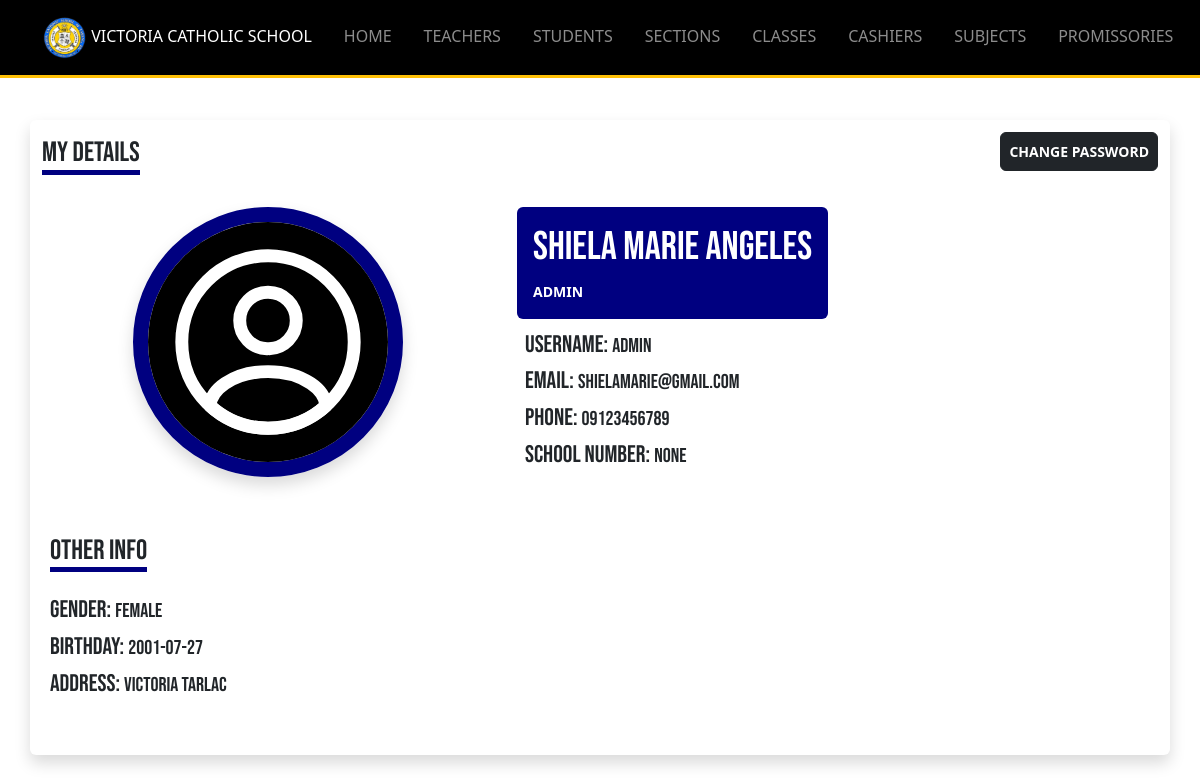
/Resources/views/admin/profiles.php (signed in), run on the app's committed database.
### tables this page shows
CREATE TABLE `users` (
  `id` int(11) NOT NULL,
  `role` varchar(255) DEFAULT NULL,
  `school_number` varchar(255) DEFAULT NULL,
  `first_name` varchar(255) DEFAULT NULL,
  `middle_name` varchar(255) DEFAULT NULL,
  `last_name` varchar(255) DEFAULT NULL,
  `email` varchar(255) DEFAULT NULL,
  `phone` varchar(20) DEFAULT NULL,
  `gender` enum('Male','Female') DEFAULT NULL,
  `birthday` date DEFAULT NULL,
  `address` text DEFAULT NULL,
  `occupation` varchar(255) DEFAULT NULL,
  `username` varchar(255) DEFAULT NULL,
  `password` varchar(255) DEFAULT NULL,
  `remember_token` varchar(100) DEFAULT NULL,
  `created_at` timestamp NOT NULL DEFAULT current_timestamp(),
  `updated_at` timestamp NOT NULL DEFAULT current_timestamp() ON UPDATE current_timestamp()
);

### Middleware/CheckIfAdmin.php (called while the page is built, shortened)
<?php
require_once $_SERVER['DOCUMENT_ROOT']."/Connections/DB_connection.php";
$role = 'admin';
$stmt = $conn->prepare("SELECT * FROM users WHERE role = ? AND id = ?");
$stmt->bind_param("si", $role, $_SESSION['id']);
$stmt->execute();
$result = $stmt->get_result();
$auth = $result->fetch_assoc();

### Resources/views/admin/profiles.php (the view, shortened to what this page needs)
<?php
require_once $_SERVER['DOCUMENT_ROOT']."/Middleware/CheckIfLoggedIn.php";
require_once $_SERVER['DOCUMENT_ROOT']."/Middleware/CheckIfAdmin.php";
require_once "../includes/header_layout.php";
?>
<body>
    <?php
        include "includes/navbar.php";
     ?>
    <div class="container mt-5">
        <div class="row justify-content-center bg-white rounded shadow pb-5">
            <div class="col-12 d-flex justify-content-between align-items-center">
                <h3 class="bebas-font mt-3 border-bottom-navy">MY DETAILS</h3>
                <a href="update-my-password.php" class="btn btn-dark btn-sm fw-bold py-2 rounded">CHANGE PASSWORD</a>
            </div>
            <div class="col-lg-5 d-flex justify-content-center mt-4">
                <img src="../../images/profile.svg" class="shadow profile-design" >
            </div>
            <div class="col-lg-7 mt-4">
                <span class="bg-primary d-block d-lg-inline-block p-3 rounded">
                    <h1 class="bebas-font text-white text-uppercase"><?php echo $auth['first_name']." ".$auth['middle_name']." ".$auth['last_name'] ?> </h1>
                    <small class="text-white fw-bold"> ADMIN </small>
                </span>
                <span class="mt-1 p-2 d-block">
                    <span class="d-block">
                        <h4 class="bebas-font text-dark d-inline-block">Username:</h4>
                        <h5 class="bebas-font d-inline-block"><?php echo $auth['username']; ?></h5>
                    </span>
                    <span class="d-block">
                        <h4 class="bebas-font text-dark d-inline-block">Email:</h4>
                        <h5 class="bebas-font d-inline-block text-uppercase"><?php echo $auth['email'] ?></h5>
                    </span>
                    <span class="d-block">
                        <h4 class="bebas-font text-dark d-inline-block">Phone:</h4>
                        <h5 class="bebas-font d-inline-block"><?php echo $auth['phone'] ?></h5>
                    </span>
                    <span class="d-block">
                        <h4 class="bebas-font text-dark d-inline-block">School Number:</h4>
                        <h5 class="bebas-font d-inline-block"><?php echo $auth['school_number'] == 0 ? 'NONE' : $auth['school_number']?></h5>
                    </span>
                </span>
            </div>
            <div class="col-md-12 mt-5 ">
                <span class="d-block px-2">
                    <h3 class="bebas-font text-dark border-bottom-navy">OTHER INFO</h3>
                    <span class="d-block pt-3">
                        <h4 class="bebas-font text-dark d-inline-block">Gender:</h4>
                        <h5 class="bebas-font d-inline-block text-uppercase"><?php echo $auth['gender']; ?></h5>
                    </span>
                    <span class="d-block">
                        <h4 class="bebas-font text-dark d-inline-block">Birthday:</h4>
                        <h5 class="bebas-font d-inline-block"><?php echo $auth['birthday']; ?></h5>
                    </span>
                    <span class="d-block">
                        <h4 class="bebas-font text-dark d-inline-block">Address:</h4>
                        <h5 class="bebas-font d-inline-block"><?php echo $auth['address']; ?></h5>
                    </span>
                </span>
            </div>
        </div>
    </div>
</body>
<?php
	require_once "../includes/includes_scripts.php";
?>

### Resources/css/style.css (style rules this page uses)
.profile-design { border-radius: 50%; object-fit: cover; width: 270px; height: 270px; border: 15px navy solid; }
.bebas-font { font-family: 'Bebas Neue', sans-serif; }
.border-bottom-navy { border-bottom: 5px solid navy !important; width: fit-content; }
.bg-primary { background-color: navy !important; }

### data on the page
users: first_name "SHIELA MARIE", last_name "ANGELES", username "admin", email "SHIELAMARIE@GMAIL.COM", phone "09123456789", gender "FEMALE", birthday "2001-07-27", address "Victoria Tarlac"
